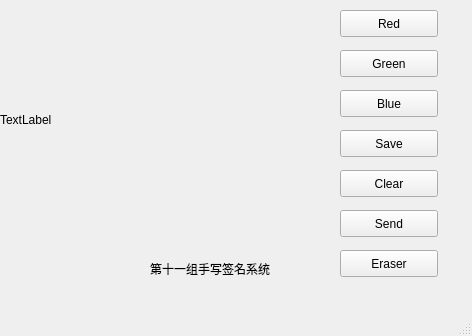
<?xml version="1.0" encoding="UTF-8"?>
<ui version="4.0">
 <class>MainWindow</class>
 <widget class="QMainWindow" name="MainWindow">
  <property name="geometry">
   <rect>
    <x>0</x>
    <y>0</y>
    <width>472</width>
    <height>336</height>
   </rect>
  </property>
  <property name="windowTitle">
   <string>MainWindow</string>
  </property>
  <widget class="QWidget" name="centralWidget">
   <widget class="QLabel" name="label">
    <property name="geometry">
     <rect>
      <x>0</x>
      <y>0</y>
      <width>320</width>
      <height>240</height>
     </rect>
    </property>
    <property name="text">
     <string>TextLabel</string>
    </property>
   </widget>
   <widget class="QPushButton" name="pushButton">
    <property name="geometry">
     <rect>
      <x>340</x>
      <y>10</y>
      <width>98</width>
      <height>27</height>
     </rect>
    </property>
    <property name="text">
     <string>Red</string>
    </property>
   </widget>
   <widget class="QPushButton" name="pushButton_2">
    <property name="geometry">
     <rect>
      <x>340</x>
      <y>50</y>
      <width>98</width>
      <height>27</height>
     </rect>
    </property>
    <property name="text">
     <string>Green</string>
    </property>
   </widget>
   <widget class="QPushButton" name="pushButton_3">
    <property name="geometry">
     <rect>
      <x>340</x>
      <y>90</y>
      <width>98</width>
      <height>27</height>
     </rect>
    </property>
    <property name="text">
     <string>Blue</string>
    </property>
   </widget>
   <widget class="QPushButton" name="pushButton_4">
    <property name="geometry">
     <rect>
      <x>340</x>
      <y>130</y>
      <width>98</width>
      <height>27</height>
     </rect>
    </property>
    <property name="text">
     <string>Save</string>
    </property>
   </widget>
   <widget class="QPushButton" name="pushButton_5">
    <property name="geometry">
     <rect>
      <x>340</x>
      <y>170</y>
      <width>98</width>
      <height>27</height>
     </rect>
    </property>
    <property name="text">
     <string>Clear</string>
    </property>
   </widget>
   <widget class="QPushButton" name="pushButton_6">
    <property name="geometry">
     <rect>
      <x>340</x>
      <y>210</y>
      <width>98</width>
      <height>27</height>
     </rect>
    </property>
    <property name="text">
     <string>Send</string>
    </property>
   </widget>
   <widget class="QLabel" name="label_2">
    <property name="geometry">
     <rect>
      <x>150</x>
      <y>260</y>
      <width>161</width>
      <height>17</height>
     </rect>
    </property>
    <property name="text">
     <string>第十一组手写签名系统</string>
    </property>
   </widget>
   <widget class="QPushButton" name="pushButton_7">
    <property name="geometry">
     <rect>
      <x>340</x>
      <y>250</y>
      <width>98</width>
      <height>27</height>
     </rect>
    </property>
    <property name="text">
     <string>Eraser</string>
    </property>
   </widget>
  </widget>
  <widget class="QMenuBar" name="menuBar">
   <property name="geometry">
    <rect>
     <x>0</x>
     <y>0</y>
     <width>472</width>
     <height>26</height>
    </rect>
   </property>
  </widget>
  <widget class="QStatusBar" name="statusBar"/>
 </widget>
 <layoutdefault spacing="6" margin="11"/>
 <resources/>
 <connections>
  <connection>
   <sender>pushButton</sender>
   <signal>clicked()</signal>
   <receiver>MainWindow</receiver>
   <slot>slot1()</slot>
   <hints>
    <hint type="sourcelabel">
     <x>433</x>
     <y>51</y>
    </hint>
    <hint type="destinationlabel">
     <x>463</x>
     <y>41</y>
    </hint>
   </hints>
  </connection>
  <connection>
   <sender>pushButton_2</sender>
   <signal>clicked()</signal>
   <receiver>MainWindow</receiver>
   <slot>slot1()</slot>
   <hints>
    <hint type="sourcelabel">
     <x>414</x>
     <y>86</y>
    </hint>
    <hint type="destinationlabel">
     <x>465</x>
     <y>77</y>
    </hint>
   </hints>
  </connection>
  <connection>
   <sender>pushButton_3</sender>
   <signal>clicked()</signal>
   <receiver>MainWindow</receiver>
   <slot>slot1()</slot>
   <hints>
    <hint type="sourcelabel">
     <x>431</x>
     <y>140</y>
    </hint>
    <hint type="destinationlabel">
     <x>464</x>
     <y>122</y>
    </hint>
   </hints>
  </connection>
  <connection>
   <sender>pushButton_4</sender>
   <signal>clicked()</signal>
   <receiver>MainWindow</receiver>
   <slot>slot1()</slot>
   <hints>
    <hint type="sourcelabel">
     <x>415</x>
     <y>181</y>
    </hint>
    <hint type="destinationlabel">
     <x>461</x>
     <y>162</y>
    </hint>
   </hints>
  </connection>
  <connection>
   <sender>pushButton_5</sender>
   <signal>clicked()</signal>
   <receiver>MainWindow</receiver>
   <slot>slot1()</slot>
   <hints>
    <hint type="sourcelabel">
     <x>432</x>
     <y>222</y>
    </hint>
    <hint type="destinationlabel">
     <x>463</x>
     <y>203</y>
    </hint>
   </hints>
  </connection>
  <connection>
   <sender>pushButton_6</sender>
   <signal>clicked()</signal>
   <receiver>MainWindow</receiver>
   <slot>slot1()</slot>
   <hints>
    <hint type="sourcelabel">
     <x>421</x>
     <y>252</y>
    </hint>
    <hint type="destinationlabel">
     <x>463</x>
     <y>244</y>
    </hint>
   </hints>
  </connection>
  <connection>
   <sender>pushButton_7</sender>
   <signal>clicked()</signal>
   <receiver>MainWindow</receiver>
   <slot>slot1()</slot>
   <hints>
    <hint type="sourcelabel">
     <x>410</x>
     <y>280</y>
    </hint>
    <hint type="destinationlabel">
     <x>455</x>
     <y>274</y>
    </hint>
   </hints>
  </connection>
 </connections>
 <slots>
  <slot>slot1()</slot>
 </slots>
</ui>
